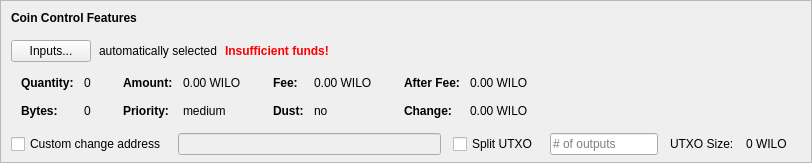
    <widget class="QFrame" name="frameCoinControl">
     <property name="sizePolicy">
      <sizepolicy hsizetype="Expanding" vsizetype="Expanding">
       <horstretch>0</horstretch>
       <verstretch>0</verstretch>
      </sizepolicy>
     </property>
     <property name="maximumSize">
      <size>
       <width>16777215</width>
       <height>16777215</height>
      </size>
     </property>
     <property name="frameShape">
      <enum>QFrame::StyledPanel</enum>
     </property>
     <property name="frameShadow">
      <enum>QFrame::Sunken</enum>
     </property>
     <layout class="QVBoxLayout" name="verticalLayoutCoinControl2">
      <property name="spacing">
       <number>0</number>
      </property>
      <property name="leftMargin">
       <number>0</number>
      </property>
      <property name="topMargin">
       <number>0</number>
      </property>
      <property name="rightMargin">
       <number>0</number>
      </property>
      <property name="bottomMargin">
       <number>6</number>
      </property>
      <item>
       <layout class="QVBoxLayout" name="verticalLayoutCoinControl" stretch="0,0,0,0,1">
        <property name="spacing">
         <number>0</number>
        </property>
        <property name="leftMargin">
         <number>10</number>
        </property>
        <property name="topMargin">
         <number>10</number>
        </property>
        <item>
         <layout class="QHBoxLayout" name="horizontalLayoutCoinControl1">
          <property name="bottomMargin">
           <number>15</number>
          </property>
          <item>
           <widget class="QLabel" name="labelCoinControlFeatures">
            <property name="sizePolicy">
             <sizepolicy hsizetype="Preferred" vsizetype="Maximum">
              <horstretch>0</horstretch>
              <verstretch>0</verstretch>
             </sizepolicy>
            </property>
            <property name="font">
             <font>
              <weight>75</weight>
              <bold>true</bold>
             </font>
            </property>
            <property name="styleSheet">
             <string notr="true">font-weight:bold;</string>
            </property>
            <property name="text">
             <string>Coin Control Features</string>
            </property>
           </widget>
          </item>
         </layout>
        </item>
        <item>
         <layout class="QHBoxLayout" name="horizontalLayoutCoinControl2" stretch="0,0,0,0">
          <property name="spacing">
           <number>8</number>
          </property>
          <property name="bottomMargin">
           <number>10</number>
          </property>
          <item>
           <widget class="QPushButton" name="pushButtonCoinControl">
            <property name="styleSheet">
             <string notr="true"/>
            </property>
            <property name="text">
             <string>Inputs...</string>
            </property>
            <property name="autoDefault">
             <bool>false</bool>
            </property>
           </widget>
          </item>
          <item>
           <widget class="QLabel" name="labelCoinControlAutomaticallySelected">
            <property name="text">
             <string>automatically selected</string>
            </property>
            <property name="margin">
             <number>5</number>
            </property>
           </widget>
          </item>
          <item>
           <widget class="QLabel" name="labelCoinControlInsuffFunds">
            <property name="font">
             <font>
              <weight>75</weight>
              <bold>true</bold>
             </font>
            </property>
            <property name="styleSheet">
             <string notr="true">color:red;font-weight:bold;</string>
            </property>
            <property name="text">
             <string>Insufficient funds!</string>
            </property>
            <property name="margin">
             <number>5</number>
            </property>
           </widget>
          </item>
          <item>
           <spacer name="horizontalSpacerCoinControl">
            <property name="orientation">
             <enum>Qt::Horizontal</enum>
            </property>
            <property name="sizeHint" stdset="0">
             <size>
              <width>40</width>
              <height>1</height>
             </size>
            </property>
           </spacer>
          </item>
         </layout>
        </item>
        <item>
         <widget class="QWidget" name="widgetCoinControl" native="true">
          <property name="sizePolicy">
           <sizepolicy hsizetype="Preferred" vsizetype="Preferred">
            <horstretch>0</horstretch>
            <verstretch>0</verstretch>
           </sizepolicy>
          </property>
          <property name="minimumSize">
           <size>
            <width>0</width>
            <height>0</height>
           </size>
          </property>
          <property name="styleSheet">
           <string notr="true"/>
          </property>
          <layout class="QHBoxLayout" name="horizontalLayoutCoinControl5">
           <property name="leftMargin">
            <number>0</number>
           </property>
           <property name="topMargin">
            <number>0</number>
           </property>
           <property name="rightMargin">
            <number>0</number>
           </property>
           <property name="bottomMargin">
            <number>0</number>
           </property>
           <item>
            <layout class="QHBoxLayout" name="horizontalLayoutCoinControl3" stretch="0,0,0,1">
             <property name="spacing">
              <number>20</number>
             </property>
             <property name="topMargin">
              <number>0</number>
             </property>
             <property name="bottomMargin">
              <number>10</number>
             </property>
             <item>
              <layout class="QFormLayout" name="formLayoutCoinControl1">
               <property name="horizontalSpacing">
                <number>10</number>
               </property>
               <property name="verticalSpacing">
                <number>14</number>
               </property>
               <property name="leftMargin">
                <number>10</number>
               </property>
               <property name="topMargin">
                <number>4</number>
               </property>
               <property name="rightMargin">
                <number>6</number>
               </property>
               <item row="0" column="0">
                <widget class="QLabel" name="labelCoinControlQuantityText">
                 <property name="font">
                  <font>
                   <weight>75</weight>
                   <bold>true</bold>
                  </font>
                 </property>
                 <property name="text">
                  <string>Quantity:</string>
                 </property>
                 <property name="margin">
                  <number>0</number>
                 </property>
                </widget>
               </item>
               <item row="0" column="1">
                <widget class="QLabel" name="labelCoinControlQuantity">
                 <property name="cursor">
                  <cursorShape>IBeamCursor</cursorShape>
                 </property>
                 <property name="contextMenuPolicy">
                  <enum>Qt::ActionsContextMenu</enum>
                 </property>
                 <property name="text">
                  <string notr="true">0</string>
                 </property>
                 <property name="margin">
                  <number>0</number>
                 </property>
                 <property name="textInteractionFlags">
                  <set>Qt::LinksAccessibleByMouse|Qt::TextSelectableByKeyboard|Qt::TextSelectableByMouse</set>
                 </property>
                </widget>
               </item>
               <item row="1" column="0">
                <widget class="QLabel" name="labelCoinControlBytesText">
                 <property name="font">
                  <font>
                   <weight>75</weight>
                   <bold>true</bold>
                  </font>
                 </property>
                 <property name="text">
                  <string>Bytes:</string>
                 </property>
                </widget>
               </item>
               <item row="1" column="1">
                <widget class="QLabel" name="labelCoinControlBytes">
                 <property name="cursor">
                  <cursorShape>IBeamCursor</cursorShape>
                 </property>
                 <property name="contextMenuPolicy">
                  <enum>Qt::ActionsContextMenu</enum>
                 </property>
                 <property name="text">
                  <string notr="true">0</string>
                 </property>
                 <property name="textInteractionFlags">
                  <set>Qt::LinksAccessibleByMouse|Qt::TextSelectableByKeyboard|Qt::TextSelectableByMouse</set>
                 </property>
                </widget>
               </item>
              </layout>
             </item>
             <item>
              <layout class="QFormLayout" name="formLayoutCoinControl2">
               <property name="horizontalSpacing">
                <number>10</number>
               </property>
               <property name="verticalSpacing">
                <number>14</number>
               </property>
               <property name="leftMargin">
                <number>6</number>
               </property>
               <property name="topMargin">
                <number>4</number>
               </property>
               <property name="rightMargin">
                <number>6</number>
               </property>
               <item row="0" column="0">
                <widget class="QLabel" name="labelCoinControlAmountText">
                 <property name="font">
                  <font>
                   <weight>75</weight>
                   <bold>true</bold>
                  </font>
                 </property>
                 <property name="text">
                  <string>Amount:</string>
                 </property>
                 <property name="margin">
                  <number>0</number>
                 </property>
                </widget>
               </item>
               <item row="0" column="1">
                <widget class="QLabel" name="labelCoinControlAmount">
                 <property name="cursor">
                  <cursorShape>IBeamCursor</cursorShape>
                 </property>
                 <property name="contextMenuPolicy">
                  <enum>Qt::ActionsContextMenu</enum>
                 </property>
                 <property name="text">
                  <string notr="true">0.00 WILO</string>
                 </property>
                 <property name="textInteractionFlags">
                  <set>Qt::LinksAccessibleByMouse|Qt::TextSelectableByKeyboard|Qt::TextSelectableByMouse</set>
                 </property>
                </widget>
               </item>
               <item row="1" column="0">
                <widget class="QLabel" name="labelCoinControlPriorityText">
                 <property name="font">
                  <font>
                   <weight>75</weight>
                   <bold>true</bold>
                  </font>
                 </property>
                 <property name="text">
                  <string>Priority:</string>
                 </property>
                </widget>
               </item>
               <item row="1" column="1">
                <widget class="QLabel" name="labelCoinControlPriority">
                 <property name="cursor">
                  <cursorShape>IBeamCursor</cursorShape>
                 </property>
                 <property name="contextMenuPolicy">
                  <enum>Qt::ActionsContextMenu</enum>
                 </property>
                 <property name="text">
                  <string>medium</string>
                 </property>
                 <property name="textInteractionFlags">
                  <set>Qt::LinksAccessibleByMouse|Qt::TextSelectableByKeyboard|Qt::TextSelectableByMouse</set>
                 </property>
                </widget>
               </item>
              </layout>
             </item>
             <item>
              <layout class="QFormLayout" name="formLayoutCoinControl3">
               <property name="horizontalSpacing">
                <number>10</number>
               </property>
               <property name="verticalSpacing">
                <number>14</number>
               </property>
               <property name="leftMargin">
                <number>6</number>
               </property>
               <property name="topMargin">
                <number>4</number>
               </property>
               <property name="rightMargin">
                <number>6</number>
               </property>
               <item row="0" column="0">
                <widget class="QLabel" name="labelCoinControlFeeText">
                 <property name="font">
                  <font>
                   <weight>75</weight>
                   <bold>true</bold>
                  </font>
                 </property>
                 <property name="text">
                  <string>Fee:</string>
                 </property>
                 <property name="margin">
                  <number>0</number>
                 </property>
                </widget>
               </item>
               <item row="0" column="1">
                <widget class="QLabel" name="labelCoinControlFee">
                 <property name="cursor">
                  <cursorShape>IBeamCursor</cursorShape>
                 </property>
                 <property name="contextMenuPolicy">
                  <enum>Qt::ActionsContextMenu</enum>
                 </property>
                 <property name="text">
                  <string notr="true">0.00 WILO</string>
                 </property>
                 <property name="textInteractionFlags">
                  <set>Qt::LinksAccessibleByMouse|Qt::TextSelectableByKeyboard|Qt::TextSelectableByMouse</set>
                 </property>
                </widget>
               </item>
               <item row="1" column="0">
                <widget class="QLabel" name="labelCoinControlLowOutputText">
                 <property name="font">
                  <font>
                   <weight>75</weight>
                   <bold>true</bold>
                  </font>
                 </property>
                 <property name="text">
                  <string>Dust:</string>
                 </property>
                </widget>
               </item>
               <item row="1" column="1">
                <widget class="QLabel" name="labelCoinControlLowOutput">
                 <property name="cursor">
                  <cursorShape>IBeamCursor</cursorShape>
                 </property>
                 <property name="contextMenuPolicy">
                  <enum>Qt::ActionsContextMenu</enum>
                 </property>
                 <property name="text">
                  <string>no</string>
                 </property>
                 <property name="textInteractionFlags">
                  <set>Qt::LinksAccessibleByMouse|Qt::TextSelectableByKeyboard|Qt::TextSelectableByMouse</set>
                 </property>
                </widget>
               </item>
              </layout>
             </item>
             <item>
              <layout class="QFormLayout" name="formLayoutCoinControl4">
               <property name="horizontalSpacing">
                <number>10</number>
               </property>
               <property name="verticalSpacing">
                <number>14</number>
               </property>
               <property name="leftMargin">
                <number>6</number>
               </property>
               <property name="topMargin">
                <number>4</number>
               </property>
               <property name="rightMargin">
                <number>6</number>
               </property>
               <item row="0" column="0">
                <widget class="QLabel" name="labelCoinControlAfterFeeText">
                 <property name="font">
                  <font>
                   <weight>75</weight>
                   <bold>true</bold>
                  </font>
                 </property>
                 <property name="text">
                  <string>After Fee:</string>
                 </property>
                 <property name="margin">
                  <number>0</number>
                 </property>
                </widget>
               </item>
               <item row="0" column="1">
                <widget class="QLabel" name="labelCoinControlAfterFee">
                 <property name="cursor">
                  <cursorShape>IBeamCursor</cursorShape>
                 </property>
                 <property name="contextMenuPolicy">
                  <enum>Qt::ActionsContextMenu</enum>
                 </property>
                 <property name="text">
                  <string notr="true">0.00 WILO</string>
                 </property>
                 <property name="textInteractionFlags">
                  <set>Qt::LinksAccessibleByMouse|Qt::TextSelectableByKeyboard|Qt::TextSelectableByMouse</set>
                 </property>
                </widget>
               </item>
               <item row="1" column="0">
                <widget class="QLabel" name="labelCoinControlChangeText">
                 <property name="font">
                  <font>
                   <weight>75</weight>
                   <bold>true</bold>
                  </font>
                 </property>
                 <property name="text">
                  <string>Change:</string>
                 </property>
                </widget>
               </item>
               <item row="1" column="1">
                <widget class="QLabel" name="labelCoinControlChange">
                 <property name="cursor">
                  <cursorShape>IBeamCursor</cursorShape>
                 </property>
                 <property name="contextMenuPolicy">
                  <enum>Qt::ActionsContextMenu</enum>
                 </property>
                 <property name="text">
                  <string notr="true">0.00 WILO</string>
                 </property>
                 <property name="textInteractionFlags">
                  <set>Qt::LinksAccessibleByMouse|Qt::TextSelectableByKeyboard|Qt::TextSelectableByMouse</set>
                 </property>
                </widget>
               </item>
              </layout>
             </item>
            </layout>
           </item>
          </layout>
         </widget>
        </item>
        <item>
         <layout class="QHBoxLayout" name="horizontalLayoutCoinControl4" stretch="0,0,0,0,0,0,0">
          <property name="spacing">
           <number>12</number>
          </property>
          <property name="sizeConstraint">
           <enum>QLayout::SetDefaultConstraint</enum>
          </property>
          <property name="topMargin">
           <number>5</number>
          </property>
          <property name="rightMargin">
           <number>5</number>
          </property>
          <item>
           <widget class="QCheckBox" name="checkBoxCoinControlChange">
            <property name="toolTip">
             <string>If this is activated, but the change address is empty or invalid, change will be sent to a newly generated address.</string>
            </property>
            <property name="text">
             <string>Custom change address</string>
            </property>
           </widget>
          </item>
          <item>
           <widget class="QValidatedLineEdit" name="lineEditCoinControlChange">
            <property name="enabled">
             <bool>false</bool>
            </property>
            <property name="sizePolicy">
             <sizepolicy hsizetype="Expanding" vsizetype="Fixed">
              <horstretch>0</horstretch>
              <verstretch>0</verstretch>
             </sizepolicy>
            </property>
           </widget>
          </item>
          <item>
           <widget class="QCheckBox" name="splitBlockCheckBox">
            <property name="text">
             <string>Split UTXO</string>
            </property>
           </widget>
          </item>
          <item>
           <widget class="QLineEdit" name="splitBlockLineEdit">
            <property name="sizePolicy">
             <sizepolicy hsizetype="Fixed" vsizetype="Fixed">
              <horstretch>50</horstretch>
              <verstretch>0</verstretch>
             </sizepolicy>
            </property>
            <property name="placeholderText">
             <string># of outputs</string>
            </property>
           </widget>
          </item>
          <item>
           <widget class="QLabel" name="labelBlockSizeText">
            <property name="text">
             <string>UTXO Size:</string>
            </property>
           </widget>
          </item>
          <item>
           <widget class="QLabel" name="labelBlockSize">
            <property name="text">
             <string>0 WILO</string>
            </property>
           </widget>
          </item>
          <item>
           <widget class="QLabel" name="labelCoinControlChangeLabel">
            <property name="sizePolicy">
             <sizepolicy hsizetype="Preferred" vsizetype="Expanding">
              <horstretch>0</horstretch>
              <verstretch>0</verstretch>
             </sizepolicy>
            </property>
            <property name="minimumSize">
             <size>
              <width>0</width>
              <height>0</height>
             </size>
            </property>
            <property name="text">
             <string/>
            </property>
            <property name="margin">
             <number>3</number>
            </property>
           </widget>
          </item>
         </layout>
        </item>
        <item>
         <spacer name="verticalSpacerCoinControl">
          <property name="orientation">
           <enum>Qt::Vertical</enum>
          </property>
          <property name="sizeHint" stdset="0">
           <size>
            <width>800</width>
            <height>1</height>
           </size>
          </property>
         </spacer>
        </item>
       </layout>
      </item>
     </layout>
    </widget>
